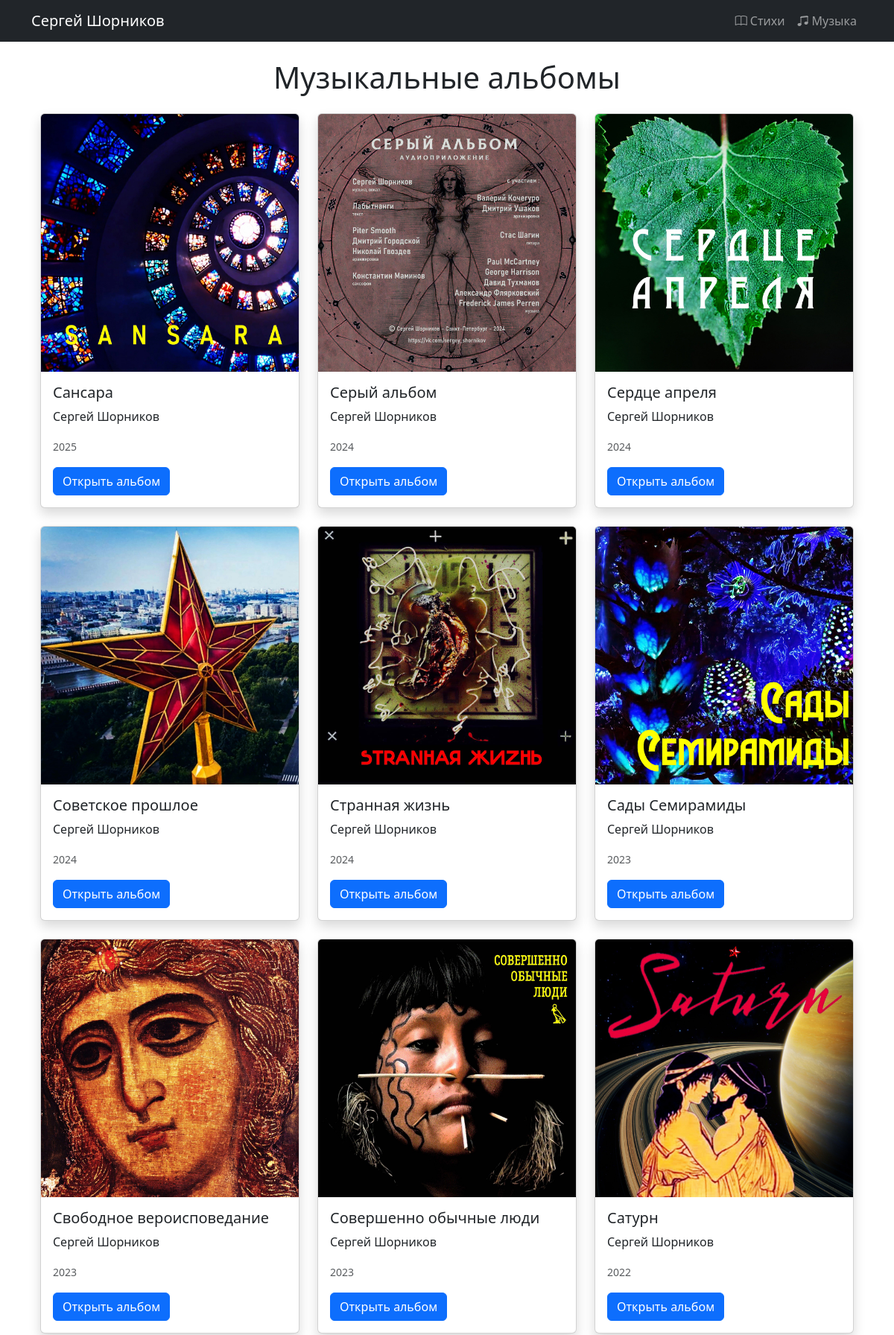
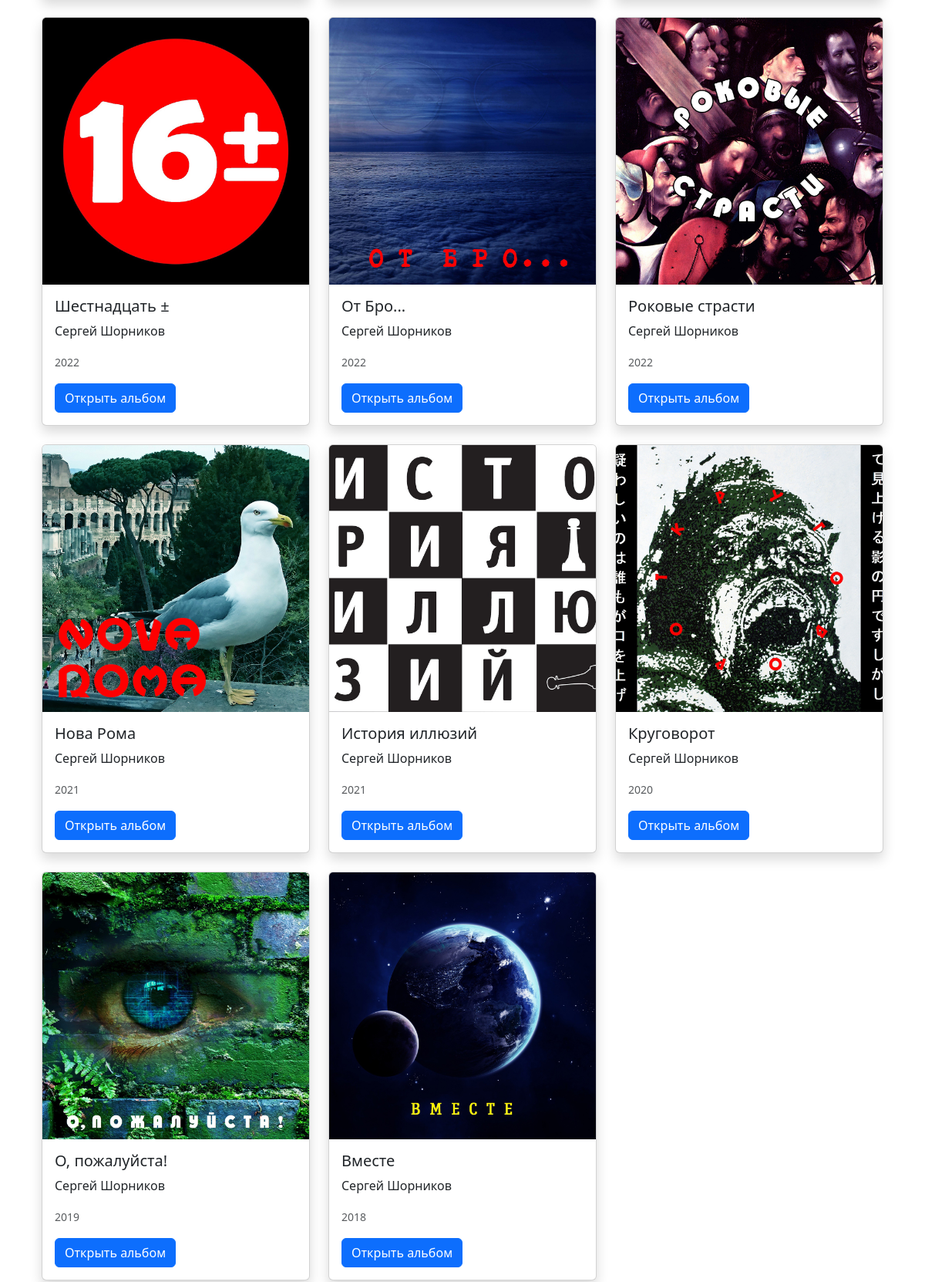
The app's page /music/ (upper part) with its own data (2 pictures, top to bottom).
### father_app/models.py (models this page shows, shortened)
class MusicAlbum(models.Model):
    title = models.CharField('Название', max_length=200)
    artist = models.CharField('Исполнитель', max_length=200, default="Сергей Шорников")
    month = models.PositiveSmallIntegerField(
        'Месяц публикации',
        null=True,
        blank=True,
        choices=[(i, i) for i in range(1, 13)],
        help_text='Месяц выпуска альбома (1-12)'
    )
    year = models.IntegerField('Год выпуска')
    cover = models.ImageField('Обложка', upload_to='music/covers/')
    description = models.TextField('Описание', blank=True)
    created_at = models.DateTimeField(auto_now_add=True)
    class Meta:
        ordering = ['-year', '-month']
        verbose_name = 'Музыкальный альбом'
        verbose_name_plural = 'Музыкальные альбомы'

### father_app/views.py (the view)
# urls.py: path('music/', views.album_list, name='music_album_list'),
def album_list(request):
    albums = MusicAlbum.objects.all().order_by('-year', '-month')
    return render(request, 'father_app/music/album_list.html', {'albums': albums})

### father_app/templates/father_app/music/album_list.html (shortened to what this page needs)
{% extends 'father_app/base.html' %}
{% load static %}
{% block content %}
<div class="container">
    <h1 class="my-4 text-center">Музыкальные альбомы</h1>
    <div class="row row-cols-1 row-cols-md-2 row-cols-lg-3 g-4">
        {% for album in albums %}
        <div class="col">
            <div class="card h-100 shadow">
                <img src="{{ album.cover.url }}" class="card-img-top" alt="{{ album.title }}"
                     data-bs-toggle="modal" data-bs-target="#coverModal{{ album.id }}">
                <div class="card-body">
                    <h5 class="card-title">{{ album.title }}</h5>
                    <p class="card-text">{{ album.artist }}</p>
                    <p class="card-text"><small class="text-muted">{{ album.year }}</small></p>
                    <a href="{% url 'father_app:music_album_detail' album.id %}" class="btn btn-primary">
                        Открыть альбом
                    </a>
                </div>
            </div>
        </div>
        {% endfor %}
    </div>
</div>
{% endblock %}

### records on screen
MusicAlbum: cover (picture), title "Сансара", artist "Сергей Шорников", year "2025"
MusicAlbum: cover (picture), title "Серый альбом", artist "Сергей Шорников", year "2024"
MusicAlbum: cover (picture), title "Сердце апреля", artist "Сергей Шорников", year "2024"
MusicAlbum: cover (picture), title "Советское прошлое", artist "Сергей Шорников", year "2024"
MusicAlbum: cover (picture), title "Странная жизнь", artist "Сергей Шорников", year "2024"
MusicAlbum: cover (picture), title "Сады Семирамиды", artist "Сергей Шорников", year "2023"
MusicAlbum: cover (picture), title "Свободное вероисповедание", artist "Сергей Шорников", year "2023"
MusicAlbum: cover (picture), title "Совершенно обычные люди", artist "Сергей Шорников", year "2023"
MusicAlbum: cover (picture), title "Сатурн", artist "Сергей Шорников", year "2022"
MusicAlbum: cover (picture), title "Шестнадцать ±", artist "Сергей Шорников", year "2022"
MusicAlbum: cover (picture), title "От Бро...", artist "Сергей Шорников", year "2022"
MusicAlbum: cover (picture), title "Роковые страсти", artist "Сергей Шорников", year "2022"
MusicAlbum: cover (picture), title "Нова Рома", artist "Сергей Шорников", year "2021"
MusicAlbum: cover (picture), title "История иллюзий", artist "Сергей Шорников", year "2021"
MusicAlbum: cover (picture), title "Круговорот", artist "Сергей Шорников", year "2020"
MusicAlbum: cover (picture), title "О, пожалуйста!", artist "Сергей Шорников", year "2019"
MusicAlbum: cover (picture), title "Вместе", artist "Сергей Шорников", year "2018"
